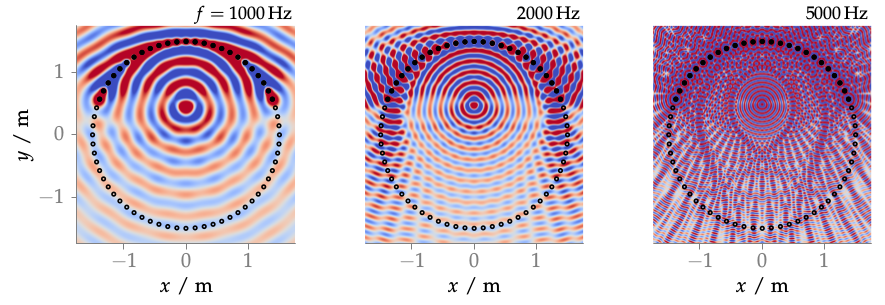

Reproduce this figure in gnuplot.
#!/usr/bin/gnuplot
#
# FIGURE 3.9: Sound pressure of a focused source synthesized by WFS (2.74) for
# different frequencies. Parameters: x_s = (0, 0.5, 0), x_ref = (0, 0, 0) m, 64
# secondary sources.
#
# AUTHOR:   Hagen Wierstorf
# SOFTWARE: gnuplot 5.0 patchlevel 3

reset
set macros
set loadpath '../../gnuplot' 'data'

load 'latex.cfg'
load 'border.cfg'
load 'moreland.pal'
load 'array.cfg'

set terminal epslatex size 15cm,4.6cm color colortext @small
set output 'fig3_09.tex';

unset key
set size ratio -1

set xrange [-1.75:1.75]
set yrange [-1.75:1.75]
set cbrange [-1:1]
set tics scale 0.75 out nomirror
set xtics 1 offset 0,0.5
set ytics 1 offset 0.5,0
set xlabel '$x$ / m' offset 0,1
set ylabel '$y$ / m' offset 1.5,0
unset colorbox

set bmargin 2.1
set tmargin 0.9

set multiplot layout 1,3
set lmargin 4
set rmargin 0
set label 1 '\ft $f = 1000$\,Hz' at 1.7,1.95 right front
plot 'sound_field_fs_1000Hz.dat' binary matrix with image,\
     'array.txt'     @array_inactive w p,\
     'array_wfs.txt' @array_active w p
set border 1
set format y ''
set ytics scale 0
unset ylabel
set lmargin 2
set rmargin 2
set label 1 '\ft $2000$\,Hz'
plot 'sound_field_fs_2000Hz.dat' binary matrix with image,\
     'array.txt'     @array_inactive w p,\
     'array_wfs.txt' @array_active w p
set lmargin 0
set rmargin 4
set label 1 '\ft $5000$\,Hz'
plot 'sound_field_fs_5000Hz.dat' binary matrix with image,\
     'array.txt'     @array_inactive w p,\
     'array_wfs.txt' @array_active w p
unset multiplot

call 'plot.plt' 'fig3_09'
